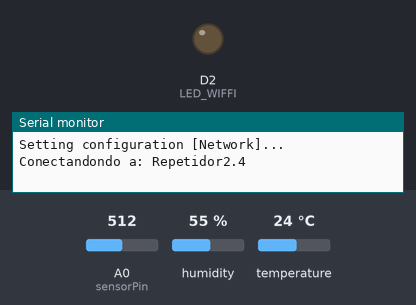
The sketch below on a simulated ESP8266 (NodeMCU). Parts: output pins drawn as LEDs (lit = HIGH), the last lines printed to the serial monitor. The inputs (shaded band) are chosen by the test bench; at power-on: A0 (sensorPin) = 512, humidity 55 %, temperature 24 °C. WiFi joins after 1.5 s; servers stay silent unless stated; uploads are accepted with an empty reply.

Above: at 1.1 s.
At 2.1 s:
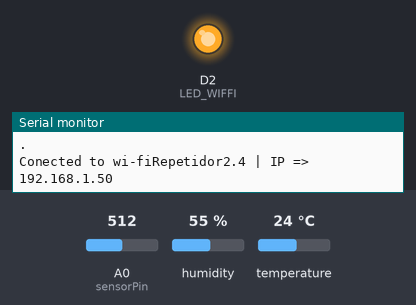
Timing chart, 0 to 3.6 s (numbered marks = the images above):
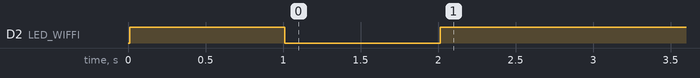

The sketch:

sensores_tempHumLpa_vFinalLed.ino
```cpp
// ############# LIBRARIES ############### //

#include <ESP8266WiFi.h>
#include <ESP8266HTTPClient.h>
#include <ArduinoJson.h>
#include <DHT.h>
#include <DHT_U.h>
#define LED_WIFFI D2 // Led in NodeMCU at pin GPIO16 (D0).

//#define DHTTYPE DHT11   // DHT 11
#define DHTTYPE DHT22   // DHT 22
DHT dht(D1, DHTTYPE);

// ############# VARIABLES ############### //

const char *SSID = "Repetidor2.4"; // Network Wi-Fi
const char *PASSWORD = "Beatle99"; // Password Wifi

String BASE_URL = "https://tele-metry.net";

// Pins
int sensorPin = A0;

String codeClient="C-HRAEB";
String codeDevice="D-HRAEB";
int timeToRequest =20;


//IPAddress ip(172, 16, 100, 52); // mudar o ultimo digito
//IPAddress gateway(172, 16, 100, 1);
//IPAddress netmask(255, 255, 255, 0);

// ############# PROTOTYPES ############### //

void initSerial();
void initWiFi();
void initSensors();
void httpRequest(String path);

// ############### OBJECTS ################# //

WiFiClient client;             // Declare object of class WiFiClient
WiFiClientSecure clientSecure; // Declare object of class WiFiClientSecure ...Secure Connection

HTTPClient http; // Declare object of class HTTPClient

// ############## SETUP ################# //

void setup()
{
  pinMode(LED_WIFFI, OUTPUT);

  initSerial();
  initWiFi();
  initSensors();
}

// ############### LOOP ################# //

void loop()
{
  delay(100);

  if (WiFi.status() == WL_CONNECTED)
  {
    httpRequest("/sensores/php/index.php/devices/sensores");
  }else{
    initWiFi();
  }


  Serial.println("Wainting time to request");

  delay(timeToRequest * 60 * 1000);
}
// ############# HTTP REQUEST ################ //

void httpRequest(String path)
{
  String payload = sendDataToServer(path);

  if (!payload)
  {
    return;
  }

  Serial.println("##[RESULTADO]## ==> " + payload);
 }

// ############# HTTP SEND_DATA_TO_SERVER ################ //

String sendDataToServer(String path)
{
  Serial.println("[POST] /devices/sensors - Sending request...");
  Serial.println("");

  String requestBody = serializeComplex();
  if (requestBody == "")
  {
    Serial.println("Error to read Data");
    return "";
  }

  Serial.println(BASE_URL + path);
  clientSecure.setFingerprint("49 38 0F CC 31 75 06 B3 E8 06 7A 65 6A 81 A2 81 AA 84 7D 3E");
  http.begin(clientSecure, BASE_URL + path);
  http.addHeader("Content-Type", "application/json");

  int httpCode = http.POST(requestBody);

  if (httpCode < 0)
  {
    Serial.println("Request error - " + httpCode);
    return "";
  }

  if (httpCode != HTTP_CODE_OK)
  {
    return "";
  }

  String response = http.getString();
  http.end();
  Serial.println(response);

  return response;
}

// ############# INIT METHODS ################ //

void initSerial()
{
  // Serial
  Serial.begin(115200);
}

void initWiFi()
{
  Serial.println("Setting configuration [Network]...");
  Serial.println("");
  delay(10);
  Serial.println("Conectandondo a: " + String(SSID));

  WiFi.begin(SSID, PASSWORD); // Connect to your WiFi router

  // Wait for connection
  while (WiFi.status() != WL_CONNECTED)
  {
    digitalWrite(LED_WIFFI, HIGH);
    delay(1000);
    digitalWrite(LED_WIFFI, LOW);
    delay(1000);

    Serial.print(".");
  }

  // Config IP address to your ESP
  //WiFi.config(ip, gateway, netmask);

  // If connection successful show IP address in serial monitor
  Serial.println();
  Serial.print("Conected to wi-fi" + String(SSID) + " | IP => ");
  digitalWrite(LED_WIFFI, HIGH);

  Serial.println(WiFi.localIP());
}

void initSensors()
{

  // Init DHT
  dht.begin();
}

String serializeComplex()
{

  int numAverage=10;
  float averageDiv=10;
  Serial.println("Average ...");

  float temp = 0 ;
  float hume = 0 ;
  float analog = 0;
   while(numAverage > 0) {

     analog = analog + analogRead(sensorPin)* 0.09765625;
     temp = temp+ dht.readTemperature();;
     hume = hume+ dht.readHumidity();

    //Serial.println("Analog");
    // Serial.print(analog);
    //Serial.println("Temp");
    //Serial.print(temp);

    //  Serial.println("Hume");
    //  Serial.print(hume);

     if (isnan(hume) && isnan(temp)) {
        Serial.println("Failed to read from DHT sensor!");
        temp=temp+0;
        hume=hume +0;
    }

     numAverage--;
     delay(100);

}
  float averageTemp = temp / averageDiv;
  float averageHum = hume / averageDiv;
  float averageAnalog = analog / averageDiv;

  Serial.println("#################################");

  //float analogica = 0;
  // Reading temperature and humidity and analog
  //float temp = dht.readTemperature();
  //float hume = dht.readHumidity();
  // Reading from analog sensor
  //analogica = analogRead(sensorPin)*0.1;


  String json;
  StaticJsonDocument<300> doc;
  doc["codeClient"] = codeClient;
  doc["codeDevice"] = codeDevice;

  StaticJsonDocument<300> tempDoc;
  tempDoc["codSensor"] = "S-TEMP";
  tempDoc["value"] = averageTemp;
  StaticJsonDocument<300> humeDoc;
  humeDoc["codSensor"] = "S-HUM";
  humeDoc["value"] = averageHum;
  StaticJsonDocument<300> analogicaDoc;
  analogicaDoc["codSensor"] = "S-CLP";
  analogicaDoc["value"] = averageAnalog;

  JsonArray arr = doc.createNestedArray("sensorData");
  arr.add(tempDoc);
  arr.add(humeDoc);
  arr.add(analogicaDoc);

  serializeJsonPretty(doc, json);
  Serial.println(json);
  return json;
}
```
